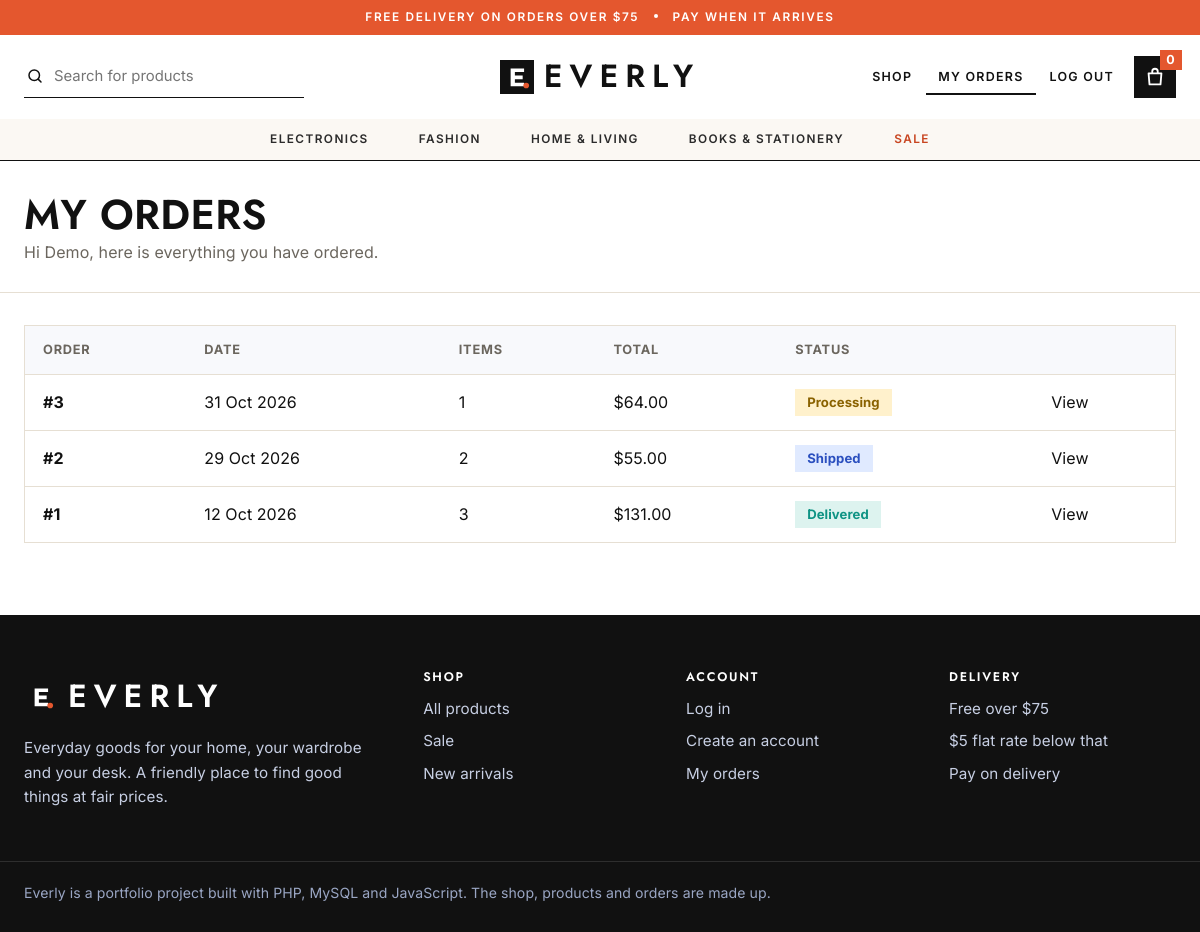
Screenshot of /my_orders.php (signed in) with the database file from the repository.
### tables this page shows
CREATE TABLE categories (
    id INT AUTO_INCREMENT PRIMARY KEY,
    name VARCHAR(100) NOT NULL,
    slug VARCHAR(100) NOT NULL UNIQUE
);

CREATE TABLE orders (
    id INT AUTO_INCREMENT PRIMARY KEY,
    user_id INT NOT NULL,
    customer_name VARCHAR(150) NOT NULL,
    customer_email VARCHAR(150) NOT NULL,
    customer_phone VARCHAR(30) NOT NULL DEFAULT '',
    customer_address TEXT NOT NULL,
    subtotal DECIMAL(10,2) NOT NULL DEFAULT 0,
    shipping DECIMAL(10,2) NOT NULL DEFAULT 0,
    total DECIMAL(10,2) NOT NULL,
    status ENUM('Processing', 'Shipped', 'Delivered', 'Cancelled') NOT NULL DEFAULT 'Processing',
    created_at DATETIME DEFAULT CURRENT_TIMESTAMP,
    FOREIGN KEY (user_id) REFERENCES users(id)
);

### config.php (called while the page is built, shortened)
<?php
function cart_count(): int {
    if (empty($_SESSION['cart'])) {
        return 0;
    }
    return array_sum($_SESSION['cart']);
}
function money(float $amount): string {
    return '$' . number_format($amount, 2);
}
function e($value): string {
    return htmlspecialchars((string) $value, ENT_QUOTES, 'UTF-8');
}
function current_user(): ?array {
    return $_SESSION['user'] ?? null;
}
function is_logged_in(): bool {
    return current_user() !== null;
}
function is_admin(): bool {
    $user = current_user();
    return $user !== null && !empty($user['is_admin']);
}

### my_orders.php (the view, shortened to what this page needs)
<?php
require __DIR__ . '/config.php';
$currentPage = 'orders';
$user = current_user();
$stmt = $pdo->prepare('SELECT o.*, (SELECT SUM(quantity) FROM order_items WHERE order_id = o.id) AS item_count FROM orders o WHERE o.user_id = ? ORDER BY o.created_at DESC');
$stmt->execute([$user['id']]);
$orders = $stmt->fetchAll();
require __DIR__ . '/includes/header.php';
?>
<section class="page-head">
    <div class="wrap"><h1>My orders</h1><p class="muted">Hi <?= e(explode(' ', $user['name'])[0]) ?>, here is everything you have ordered.</p></div>
</section>
<div class="wrap" style="padding-top:32px;padding-bottom:72px">
<?php if (!$orders): ?>
    <div class="empty-state"><h3>No orders yet</h3><p>When you place an order, you can follow it here.</p><a href="shop.php" class="btn btn-primary">Start shopping</a></div>
<?php else: ?>
    <div class="table-wrap">
        <table class="table">
            <thead><tr><th>Order</th><th>Date</th><th>Items</th><th>Total</th><th>Status</th><th></th></tr></thead>
            <tbody>
            <?php foreach ($orders as $o): ?>
                <tr>
                    <td><strong>#<?= (int) $o['id'] ?></strong></td>
                    <td><?= e(date('j M Y', strtotime($o['created_at']))) ?></td>
                    <td><?= (int) $o['item_count'] ?></td>
                    <td><?= money((float) $o['total']) ?></td>
                    <td><span class="status-pill status-<?= e($o['status']) ?>"><?= e($o['status']) ?></span></td>
                    <td><a href="order_detail.php?id=<?= (int) $o['id'] ?>">View</a></td>
                </tr>
            <?php endforeach; ?>
            </tbody>
        </table>
    </div>
<?php endif; ?>
</div>
<?php require __DIR__ . '/includes/footer.php'; ?>

### includes/header.php (shortened to what this page needs)
<?php
$currentPage = $currentPage ?? '';
$navCats = $pdo->query('SELECT id, name, slug FROM categories ORDER BY id')->fetchAll();
$headerQ = trim($_GET['q'] ?? '');
?>
<!DOCTYPE html>
<html lang="en">
<head>
<link rel="stylesheet" href="assets/css/style.css">
</head>
<body>
<div class="promo-bar">Free delivery on orders over $75 <span class="promo-dot"></span> Pay when it arrives</div>
<header class="site-header">
    <div class="wrap header-inner">
        <form class="header-search" action="shop.php" method="get" role="search">
            <svg width="18" height="18" viewBox="0 0 24 24" fill="none" stroke="currentColor" stroke-width="2" stroke-linecap="round"><circle cx="11" cy="11" r="7"/><path d="M20 20l-3.5-3.5"/></svg>
            <input type="search" name="q" value="<?= htmlspecialchars($headerQ) ?>" placeholder="Search for products" aria-label="Search for products">
        </form>
        <a href="index.php" class="logo" aria-label="Everly home">
            <img src="assets/img/mark.svg" width="38" height="38" alt="">
            <span>Everly</span>
        </a>
        <nav class="main-nav" aria-label="Main">
            <a href="shop.php" class="<?= $currentPage === 'shop' ? 'is-current' : '' ?>">Shop</a>
            <?php if (is_logged_in()): ?>
                <a href="my_orders.php" class="<?= $currentPage === 'orders' ? 'is-current' : '' ?>">My orders</a>
                <a href="logout.php">Log out</a>
            <?php else: ?>
                <a href="login.php" class="<?= $currentPage === 'login' ? 'is-current' : '' ?>">Log in</a>
            <?php endif; ?>
            <a href="cart.php" class="cart-link" aria-label="Cart">
                <svg width="22" height="22" viewBox="0 0 24 24" fill="none" stroke="currentColor" stroke-width="2" stroke-linecap="round" stroke-linejoin="round"><path d="M5 8h14l-1 12H6zM9 8V6a3 3 0 016 0v2"/></svg>
                <span class="cart-badge" id="js-cart-badge"><?= cart_count() ?></span>
            </a>
        </nav>
    </div>
    <div class="cat-bar">
        <div class="wrap cat-bar-inner">
            <?php foreach ($navCats as $nc): ?>
                <a href="shop.php?category=<?= (int) $nc['id'] ?>"><?= htmlspecialchars($nc['name']) ?></a>
            <?php endforeach; ?>
            <a href="shop.php?sale=1" class="sale-link">Sale</a>
        </div>
    </div>
</header>
<main id="main">

### includes/footer.php (shortened to what this page needs)
</main>
<footer class="site-footer">
    <div class="wrap footer-grid">
        <div>
            <a href="index.php" class="logo logo-light"><img src="assets/img/mark.svg" width="38" height="38" alt=""><span>Everly</span></a>
            <p class="footer-about">Everyday goods for your home, your wardrobe and your desk. A friendly place to find good things at fair prices.</p>
        </div>
        <div>
            <h4>Shop</h4>
            <ul>
                <li><a href="shop.php">All products</a></li>
                <li><a href="shop.php?sale=1">Sale</a></li>
                <li><a href="shop.php?new=1">New arrivals</a></li>
            </ul>
        </div>
        <div>
            <h4>Account</h4>
            <ul>
                <li><a href="login.php">Log in</a></li>
                <li><a href="register.php">Create an account</a></li>
                <li><a href="my_orders.php">My orders</a></li>
            </ul>
        </div>
        <div>
            <h4>Delivery</h4>
            <ul>
                <li>Free over $75</li>
                <li>$5 flat rate below that</li>
                <li>Pay on delivery</li>
            </ul>
        </div>
    </div>
    <div class="wrap footer-bottom">Everly is a portfolio project built with PHP, MySQL and JavaScript. The shop, products and orders are made up.</div>
</footer>
</body>
</html>

### rows the page displays
categories: name "ELECTRONICS"
categories: name "FASHION"
categories: name "HOME & LIVING"
categories: name "BOOKS & STATIONERY"
orders: id "3", created_at "31 Oct 2026", item_count "1", total "$64.00", status "Processing"
orders: id "2", created_at "29 Oct 2026", item_count "2", total "$55.00", status "Shipped"
orders: id "1", created_at "12 Oct 2026", item_count "3", total "$131.00", status "Delivered"

### other values shown
cart_count() "0"
explode(' ', $user['name'])[0] "Demo"
